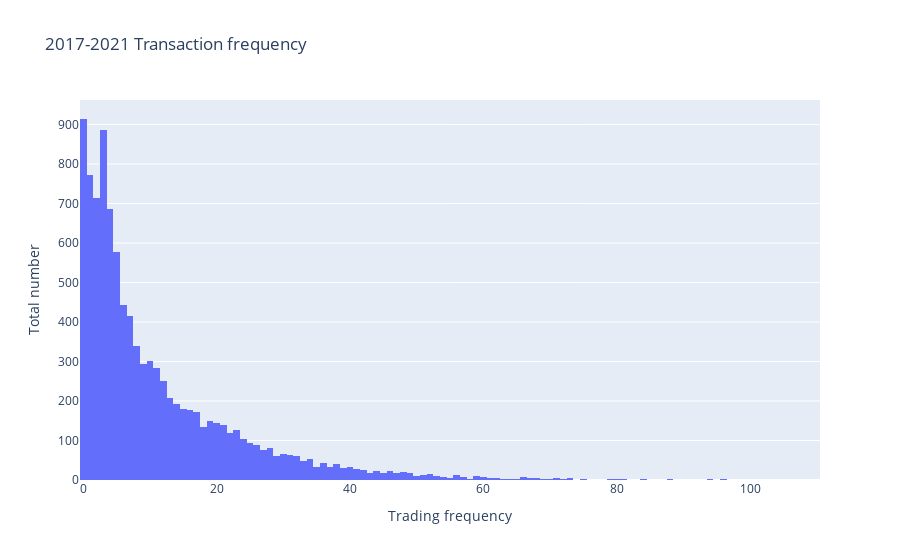

The cell this chart's notebook holds for it:
### Markdown cell above
- Crypto punk transaction frequency\
  10% of crypto punk owners have no intention to trade even after 4 years, they treat the pixel image as art for their
  collections. \
  Total trading frequency is relatively low due to character of NFT.

### Code cell
data5 = go.Histogram(x=df2['transaction_frequency'])

layout5 = go.Layout(title='2017-2021 Transaction frequency ',
                    xaxis={'title':'Trading frequency'},
                    yaxis={'title':'Total number'})

go.Figure(data5, layout5)

### Figure 1 — Plotly figure (JSON) as saved in the notebook; plotly's stock layout.template omitted (floating-point values rounded to 4 significant figures; data arrays with more than 128 entries replaced by an {"elided": "..."} marker saying what was removed)
{"data": [{"type": "histogram", "x": {"elided": "10000 int values"}}], "layout": {"title": {"text": "2017-2021 Transaction frequency "}, "xaxis": {"title": {"text": "Trading frequency"}}, "yaxis": {"title": {"text": "Total number"}}}}
